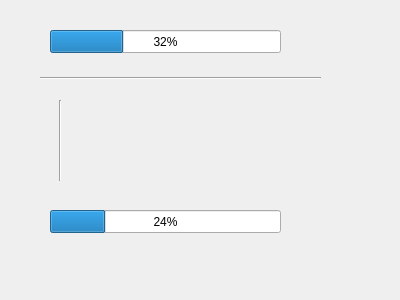
<?xml version="1.0" encoding="UTF-8"?>
<ui version="4.0">
 <class>Widget</class>
 <widget class="QWidget" name="Widget">
  <property name="geometry">
   <rect>
    <x>0</x>
    <y>0</y>
    <width>400</width>
    <height>300</height>
   </rect>
  </property>
  <property name="windowTitle">
   <string>Widget</string>
  </property>
  <widget class="QProgressBar" name="progressBar">
   <property name="geometry">
    <rect>
     <x>50</x>
     <y>30</y>
     <width>231</width>
     <height>23</height>
    </rect>
   </property>
   <property name="value">
    <number>32</number>
   </property>
   <property name="alignment">
    <set>Qt::AlignBottom|Qt::AlignRight|Qt::AlignTrailing</set>
   </property>
   <property name="format">
    <string>%p%</string>
   </property>
  </widget>
  <widget class="QProgressBar" name="progressBar_2">
   <property name="geometry">
    <rect>
     <x>50</x>
     <y>210</y>
     <width>231</width>
     <height>23</height>
    </rect>
   </property>
   <property name="value">
    <number>24</number>
   </property>
  </widget>
  <widget class="Line" name="line">
   <property name="geometry">
    <rect>
     <x>40</x>
     <y>70</y>
     <width>281</width>
     <height>16</height>
    </rect>
   </property>
   <property name="orientation">
    <enum>Qt::Horizontal</enum>
   </property>
  </widget>
  <widget class="Line" name="line_2">
   <property name="geometry">
    <rect>
     <x>50</x>
     <y>100</y>
     <width>21</width>
     <height>81</height>
    </rect>
   </property>
   <property name="orientation">
    <enum>Qt::Vertical</enum>
   </property>
  </widget>
 </widget>
 <layoutdefault spacing="6" margin="11"/>
 <resources/>
 <connections/>
</ui>
